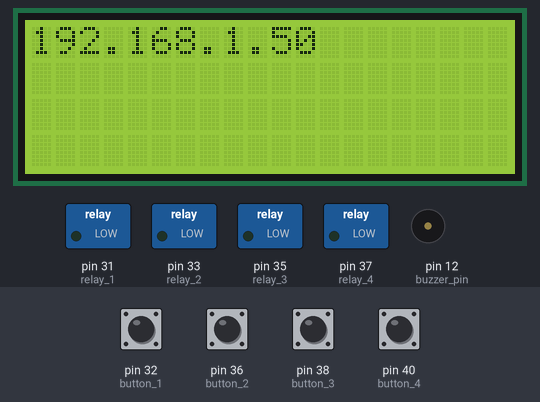
Simulated run of this program. Board: Raspberry Pi (header pin numbers). On the bench: 20×4 character LCD, switched loads named in the program (green lamp = pin HIGH), buzzer (waves = sounding, pin HIGH). Inputs (shaded band) come from the test bench; at power-on: pin 32 (button_1), pin 36 (button_2), pin 38 (button_3), pin 40 (button_4) HIGH. Threads take turns every 2 ms; what the program prints to the terminal is not drawn.

Above: at 1.2 s.
1.3 s: pin 32 (button_1) pulled LOW for 1 s
At 3.5 s:
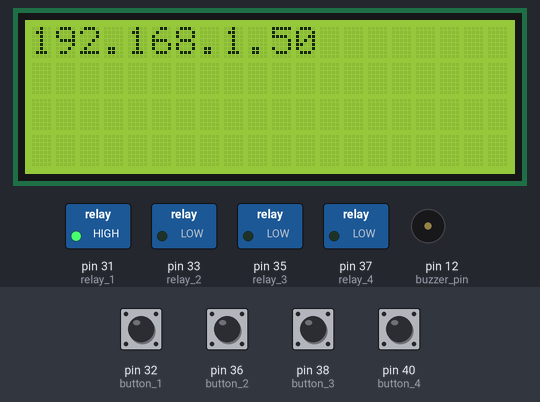
3.8 s: pin 36 (button_2) pulled LOW for 0.15 s
At 4.4 s:
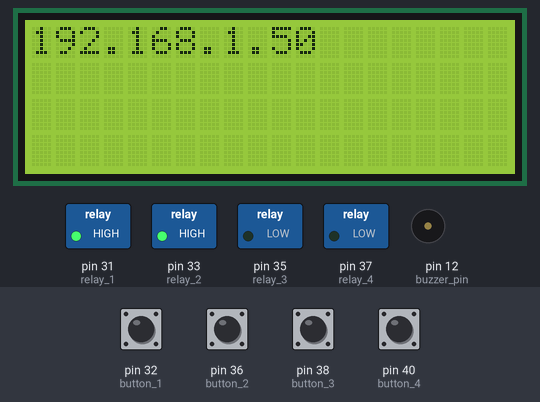
5.5 s: pin 38 (button_3) pulled LOW for 0.15 s
At 6.8 s:
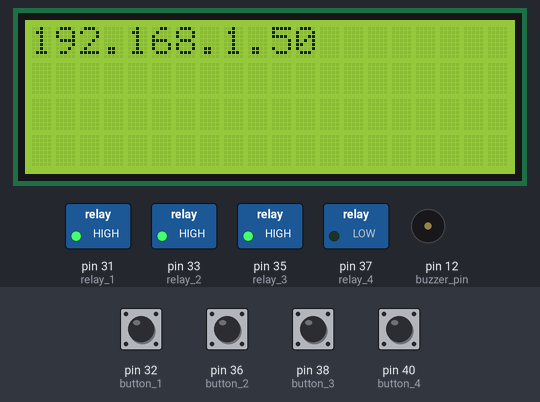
7.2 s: pin 40 (button_4) pulled LOW for 0.15 s
At 8.1 s:
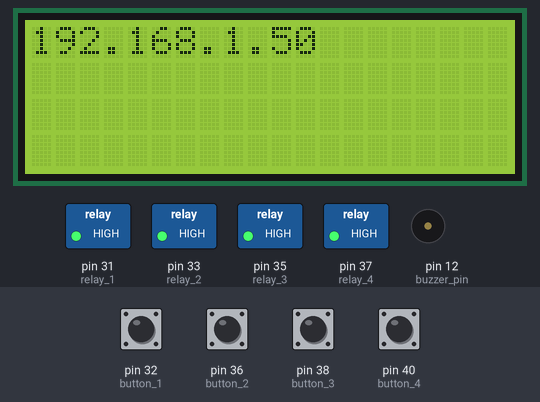
8.9 s: pin 32 (button_1) pulled LOW for 0.15 s
At 9.5 s:
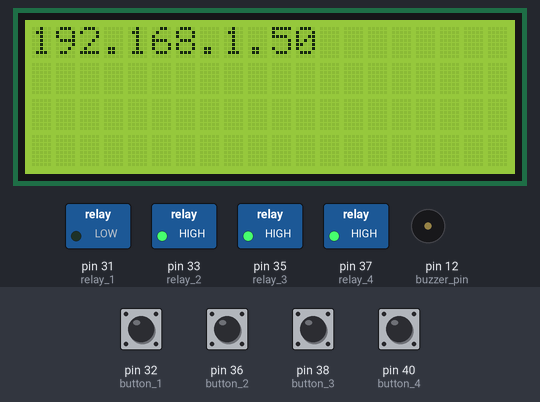
10.6 s: pin 36 (button_2) pulled LOW for 1 s
At 11.9 s:
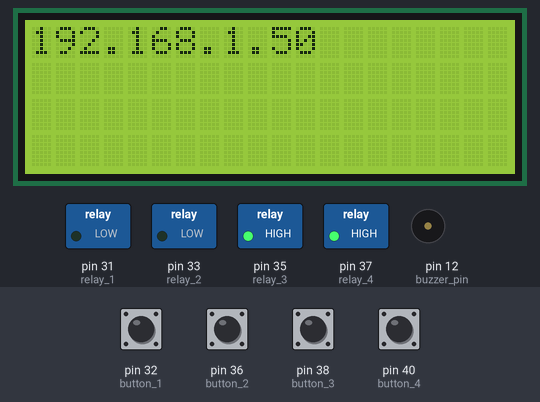
Timing chart, 0 to 13.6 s (numbered marks = the images above; inputs shaded):
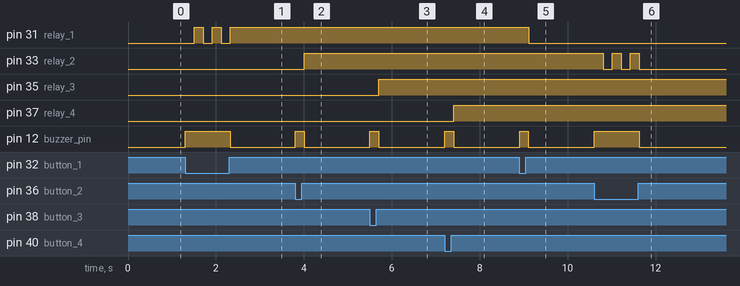

The program:

Button_trigger_Relay.py
```python
import time

import threading
import RPi.GPIO as GPIO
from mfrc522 import SimpleMFRC522
from RPLCD.i2c import CharLCD
import socket

reader = SimpleMFRC522()
lcd = CharLCD('PCF8574', address=0x3f, port=1, backlight_enabled=True)
lcd.clear()

GPIO.setwarnings(False)
GPIO.setmode(GPIO.BOARD)

buzzer_pin = 12  # 根據BOARD模式，將BCM 18對應的引腳更改為12
GPIO.setup(buzzer_pin, GPIO.OUT)

button_pin = 26
button_1 = 32
button_2 = 36
button_3 = 38
button_4 = 40
GPIO.setup(button_pin,GPIO.IN,pull_up_down=GPIO.PUD_UP)
GPIO.setup(button_1,GPIO.IN,pull_up_down=GPIO.PUD_UP)
GPIO.setup(button_2,GPIO.IN,pull_up_down=GPIO.PUD_UP)
GPIO.setup(button_3,GPIO.IN,pull_up_down=GPIO.PUD_UP)
GPIO.setup(button_4,GPIO.IN,pull_up_down=GPIO.PUD_UP)

relay_1=31
relay_2=33
relay_3=35
relay_4=37
GPIO.setup(relay_1, GPIO.OUT)
GPIO.setup(relay_2, GPIO.OUT)
GPIO.setup(relay_3, GPIO.OUT)
GPIO.setup(relay_4, GPIO.OUT)

def rfid_play():
    try:
        while True:
            print("請將卡靠近讀卡器...")
            GPIO.output(buzzer_pin, GPIO.LOW)
            id, text = reader.read()
            GPIO.output(buzzer_pin, GPIO.HIGH)
            print("ID: %s\nText: %s" % (id, text))
            # 顯示在 LCD 螢幕上
            lcd.cursor_pos = (0, 0)
            lcd.write_string(text)
            time.sleep(0.2)
            GPIO.output(buzzer_pin, GPIO.LOW)
            time.sleep(0.2)  # 在讀取到卡片後等待一段時間

    finally:
        GPIO.cleanup()


def button_play():
    flag = 0
    while True:
        time.sleep(0.5)
        # 按下 button 將 LCD 螢幕清空
        button_state_0 = GPIO.input(button_pin)
        if button_state_0 == 0:
            time.sleep(0.5)
            if flag==0:
                flag=1
                lcd.cursor_pos = (1, 0)
                lcd.write_string(ip)
                execute_buzzer()
            else:
                flag=0
                lcd.cursor_pos = (1, 0)
                lcd.write_string('IP:'+ str(ip))
                execute_buzzer()

def execute_buzzer():
    GPIO.output(buzzer_pin, GPIO.HIGH)
    time.sleep(0.2)
    GPIO.output(buzzer_pin, GPIO.LOW)

def button_control_led(button, relay):
    flag = 0
    try:
        while True:
            button_state = GPIO.input(button)
            if button_state==0:
                execute_buzzer()
                if flag==0:
                    print("button:{0}, relay: {1}, button_state: {2}".format(str(button), str(relay), str(button_state)))
                    flag=1
                else:
                    print("button:{0}, relay: {1}, button_state: {2}".format(str(button), str(relay), str(button_state)))
                    flag=0
            if flag==1:
                GPIO.output(relay, GPIO.HIGH)
            else:
                GPIO.output(relay, GPIO.LOW)
    finally:
        GPIO.cleanup()


if __name__ == '__main__':
    # 顯示 IP
    s = socket.socket(socket.AF_INET, socket.SOCK_DGRAM)
    s.connect(("8.8.8.8", 80))
    ip = s.getsockname()[0]
    lcd.cursor_pos = (0, 0)
    lcd.write_string(ip)

    t1 = threading.Thread(target=button_control_led, args=(button_1, relay_1))
    t1.start()
    t2 = threading.Thread(target=button_control_led, args=(button_2, relay_2))
    t2.start()
    t3 = threading.Thread(target=button_control_led, args=(button_3, relay_3))
    t3.start()
    t4 = threading.Thread(target=button_control_led, args=(button_4, relay_4))
    t4.start()
```

Measured:
- after the input at 1.3 s, pin 31 (relay_1): alternates HIGH for 0.20 s and LOW for 0.20 s, 5 changes in all, then stays HIGH, starting after 0.20 s; pin 12 (buzzer_pin): LOW → HIGH at once, → LOW 1.0 s later
- after the input at 3.8 s, pin 33 (relay_2): LOW → HIGH after 0.21 s; pin 12 (buzzer_pin): LOW → HIGH at once, → LOW 0.20 s later
- after the input at 5.5 s, pin 35 (relay_3): LOW → HIGH after 0.20 s; pin 12 (buzzer_pin): LOW → HIGH at once, → LOW 0.20 s later
- after the input at 7.2 s, pin 37 (relay_4): LOW → HIGH after 0.21 s; pin 12 (buzzer_pin): LOW → HIGH at once, → LOW 0.20 s later
- after the input at 8.9 s, pin 31 (relay_1): HIGH → LOW after 0.21 s; pin 12 (buzzer_pin): LOW → HIGH at once, → LOW 0.20 s later
- after the input at 10.6 s, pin 33 (relay_2): alternates HIGH for 0.20 s and LOW for 0.20 s, 5 changes in all, then stays LOW, starting after 0.20 s; pin 12 (buzzer_pin): LOW → HIGH at once, → LOW 1.0 s later
